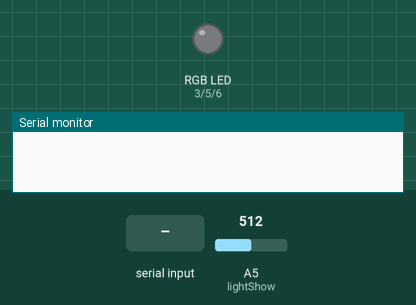
Bench run of a sketch on a simulated Arduino Uno, built with avr-gcc and run on an emulated ATmega328P. On the bench: an RGB LED mixed from three pins (HIGH = lit), the last lines printed to the serial monitor. The inputs (shaded band) are chosen by the test bench; at power-on: A5 (lightShow) = 512. Dim RGB values are drawn brighter than linear; random numbers use the default seed unless the sketch sets one.

Above: at 3.9 s.
4.0 s: "pf\n" received over Serial
7.0 s: "rgb:1\n" received over Serial
At 7.16 s:
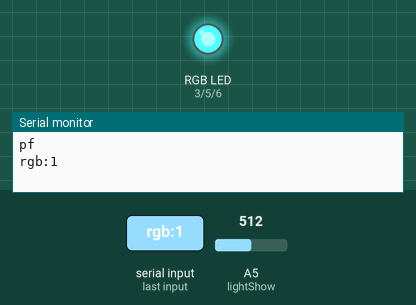
10.0 s: A5 (lightShow) set to 716
At 10.48 s:
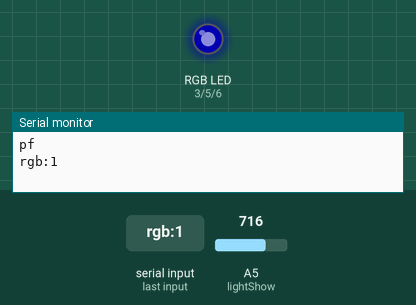
13.0 s: "df\n" received over Serial
16.0 s: "df:1\n" received over Serial
At 17.07 s:
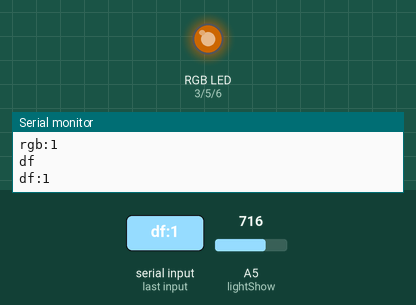
At 17.68 s:
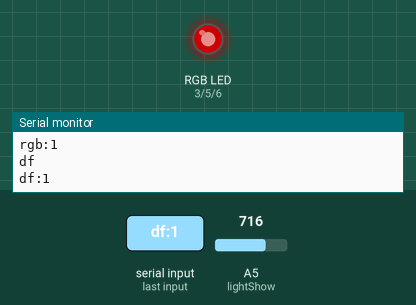
Timing chart, 0 to 18.4 s (numbered marks = the images above; inputs shaded):
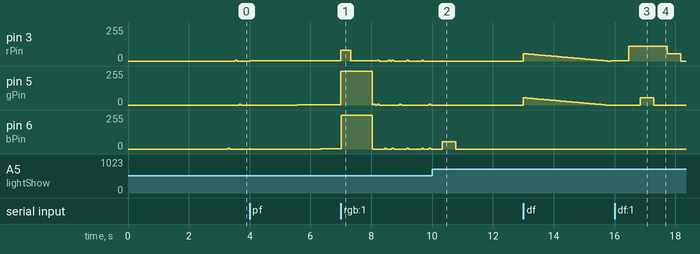

The sketch:

ArduinoRGB_2_0.ino
```cpp
//definirani pwm izlaza
const int rPin = 3,
          gPin = 5,
          bPin = 6;

//definirane vrijednosti pwm izlaza
int rInt=0, gInt=0, bInt=0,
    newrInt=0, newgInt=0, newbInt=0;

int sFS=2,
    dFS=50,dB=255,
    pFS=1500,pB=255;

int fnc=-1;

boolean rFlag=1,gFlag=1,bFlag=1;

//stringovi
String inputString = "";//string koji učita sa serijskog
String nullString = "";//string za reset
String prefixString = "";//pomoćni string
String sufixString = "";//pomoćni string
//String percentString = "%";//pomoćni string

void setRGB(bool timeout){
  fnc=0;
  while(newrInt != rInt || newgInt != gInt || newbInt != bInt){

    if(rInt < newrInt) rInt++;
    if(rInt > newrInt) rInt--;
    if(gInt < newgInt) gInt++;
    if(gInt > newgInt) gInt--;
    if(bInt < newbInt) bInt++;
    if(bInt > newbInt) bInt--;

    if(Serial.available() > 0) serialEvent();
    if(timeout)delay(sFS);

    analogWrite(rPin, rInt);
    analogWrite(gPin, gInt);
    analogWrite(bPin, bInt);
  }
}

void setup(){
  pinMode(rPin, OUTPUT);
  pinMode(gPin, OUTPUT);
  pinMode(bPin, OUTPUT);

  newrInt = 255; newgInt = 0; newbInt = 0; setRGB(1);
  newrInt = 0; newgInt = 0; newbInt = 0; setRGB(1);
  newrInt = 0; newgInt = 255; newbInt = 0; setRGB(1);
  newrInt = 0; newgInt = 0; newbInt = 0; setRGB(1);
  newrInt = 0; newgInt = 0; newbInt = 255; setRGB(1);
  newrInt = 0; newgInt = 0; newbInt = 0; setRGB(1);

  Serial.begin(9600);//serijska veza na 9600bps
  randomSeed(analogRead(0));

  lightShow();
}

void loop(){

}

void serialEvent() {
  String tempString = "";
  inputString = Serial.readStringUntil('\n');
  Serial.println(inputString);

  if(inputString.indexOf(":")>0){
    prefixString = inputString.substring(0,inputString.indexOf(':'));
    sufixString = inputString.substring(inputString.indexOf(':')+1,inputString.length());

    if(prefixString == "rgb"){
      fnc=-1;
      tempString = sufixString.substring(0,sufixString.indexOf(','));
      newrInt = tempString.toInt();
      tempString = sufixString.substring(sufixString.indexOf(',')+1,sufixString.lastIndexOf(','));
      newgInt = tempString.toInt();
      tempString = sufixString.substring(sufixString.lastIndexOf(',')+1,sufixString.length());
      newbInt = tempString.toInt();
      setRGB(1);
    }

    if(prefixString == "df"){
      tempString = sufixString.substring(0,sufixString.indexOf(','));
      dFS = tempString.toInt();
      tempString = sufixString.substring(sufixString.indexOf(',')+1,sufixString.length());
      dB = tempString.toInt();
      if(fnc!=1) dynamicRGB();
    }
    if(prefixString == "pf"){
      if(sufixString.indexOf(";")>0){
        if(sufixString.indexOf("r")>0)rFlag=1;
        else rFlag=0;
        if(sufixString.indexOf("g")>0)gFlag=1;
        else gFlag=0;
        if(sufixString.indexOf("b")>0)bFlag=1;
        else bFlag=0;
        sufixString=sufixString.substring(0,sufixString.indexOf(';'));
      }
      else{
        tempString = sufixString.substring(0,sufixString.indexOf(','));
        pFS = tempString.toInt();
        tempString = sufixString.substring(sufixString.indexOf(',')+1,sufixString.length());
        pB = tempString.toInt();
        rFlag=1;gFlag=1;bFlag=1;
      }
      if(fnc!=2) pulse();
    }
  }

  if(inputString=="df") if(fnc!=1)dynamicRGB();
  if(inputString=="ls") if(fnc!=3)lightShow();
  if(inputString=="pf") {
    rFlag=1;gFlag=1;bFlag=1;
    pFS=1500,pB=255;
    if(fnc!=2)pulse();
  }
  if(inputString=="off"){
    fnc=-1;
    newrInt = 0;
    newgInt = 0;
    newbInt = 0;
    setRGB(1);
  }

  if(inputString.startsWith("help")){
    Serial.print(F("LOL\nno help for you!\n"));
  }

  if(inputString.startsWith("pf") && inputString.indexOf(":")<0 && inputString.indexOf(";")>0){
    if(inputString.indexOf("r")>0)rFlag=1;
    else rFlag=0;
    if(inputString.indexOf("g")>0)gFlag=1;
    else gFlag=0;
    if(inputString.indexOf("b")>0)bFlag=1;
    else bFlag=0;
  }

  if(inputString.startsWith("#")){
    int tempIntArray[6];
    fnc = -1;
    for(int i=0;i<6;i++){
      int tempInt=inputString.charAt(i+1);
      if(tempInt<=57) tempIntArray[i]=tempInt - 48;
      if(tempInt>64 && tempInt<71) tempIntArray[i]=tempInt - 55;
      if(tempInt>95 && tempInt<103) tempIntArray[i]=tempInt - 87;
    }
    newrInt = tempIntArray[0]*16 + tempIntArray[1];
    newgInt = tempIntArray[2]*16 + tempIntArray[3];
    newbInt = tempIntArray[4]*16 + tempIntArray[5];
    setRGB(1);
  }
}

void dynamicRGB(){
  fnc=1;
  delay(10);
  while(rInt +  gInt  + bInt != 0){
    if(rInt != 0) rInt--;
    if(gInt != 0) gInt--;
    if(bInt != 0) bInt--;
    analogWrite(rPin, rInt);
    analogWrite(gPin, gInt);
    analogWrite(bPin, bInt);
    if (Serial.available() > 0) {break; serialEvent();}
    delay(dFS);
  }
  delay(10);
  for (rInt = 0; rInt < dB+1; rInt++){
    if (Serial.available() > 0) {break; serialEvent();}
    analogWrite(rPin, rInt);
    delay(dFS);
  }
  while (1){
    for (bInt = 0; bInt < dB+1; bInt++){
      if (Serial.available() > 0) {break; serialEvent();}
      analogWrite(bPin, bInt);
      delay(dFS);
    }
    for (rInt = dB; rInt > 0; rInt--){
      if (Serial.available() > 0) {break; serialEvent();}
      analogWrite(rPin, rInt);
      delay(dFS);
    }
    for (gInt = 0; gInt < dB+1; gInt++){
      if (Serial.available() > 0) {break; serialEvent();}
      analogWrite(gPin, gInt);
      delay(dFS);
    }
    for (bInt = dB; bInt > 0; bInt--){
      if (Serial.available() > 0) {break; serialEvent();}
      analogWrite(bPin, bInt);
      delay(dFS);
    }
    for (rInt = 0; rInt < dB+1; rInt++){
      if (Serial.available() > 0) {break; serialEvent();}
      analogWrite(rPin, rInt);
      delay(dFS);
    }
    for (gInt = dB; gInt > 0; gInt--){
      if (Serial.available() > 0) {break; serialEvent();}
      analogWrite(gPin, gInt);
      delay(dFS);
    }
    if (Serial.available() > 0) {break; serialEvent();}
  }
}

void pulse(){
  fnc=2;
  delay(10);
  while(rInt +  gInt  + bInt != 0){
    if(rInt != 0) rInt--;
    if(gInt != 0) gInt--;
    if(bInt != 0) bInt--;
    analogWrite(rPin, rInt);
    analogWrite(gPin, gInt);
    analogWrite(bPin, bInt);
    if (Serial.available() > 0) {break; serialEvent();}
    delayMicroseconds(pFS);
  }
  while(1){
    if(rFlag){
      for(rInt=0; rInt<=pB; rInt++){
        analogWrite(rPin, rInt);
        delayMicroseconds(pFS);
        if (Serial.available() > 0) {break; serialEvent();}
      }
      for(rInt=pB; rInt>0; rInt--){
        analogWrite(rPin, rInt);
        delayMicroseconds(pFS);
        if (Serial.available() > 0) {break; serialEvent();}
      }
    }
    if(gFlag){
      for(gInt=0; gInt<=pB; gInt++){
        analogWrite(gPin, gInt);
        delayMicroseconds(pFS);
        if (Serial.available() > 0) {break; serialEvent();}
      }
      for(gInt=pB; gInt>0; gInt--){
        analogWrite(gPin, gInt);
        delayMicroseconds(pFS);
        if (Serial.available() > 0) {break; serialEvent();}
      }
    }
    if(bFlag){
      for(bInt=0; bInt<=pB; bInt++){
        analogWrite(bPin, bInt);
        delayMicroseconds(pFS);
        if (Serial.available() > 0) {break; serialEvent();}
      }
      for(bInt=pB; bInt>0; bInt--){
        analogWrite(bPin, bInt);
        delayMicroseconds(pFS);
        if (Serial.available() > 0) {break; serialEvent();}
      }
    }
    if (Serial.available() > 0) {break; serialEvent();}
  }
}

void lightShow(){
  fnc=3;
  delay(10);

  newrInt = 0; newgInt = 0; newbInt = 0; setRGB(1);
  sFS=4;

  /*
  int k[3]={0,1,2},k1[3];
  int tmp1 = random(3);
  int smjer = random(2);

  k1[0]=k[tmp1];
  int j=1;
  if(smjer){
    for(int i=0;i<=2;i++){
      if(i!=tmp1){
        k1[j]=k[i]; j++;
      }
    }
  }
  else{
    for(int i=2;i>=0;i--){
      if(i!=tmp1){
        k1[j]=k[i]; j++;
      }
    }
  }

  int randArray[3];
  int tmp = random(1000);

  randArray[k1[0]] = tmp;
  if(tmp>=500) randArray[k1[1]] = random(500);
  else randArray[k1[1]] = random(500,1000);
  randArray[k1[2]] = random(1000);

  sinR = randArray[0];
  sinG = randArray[1];
  sinB = randArray[2];

  int deltaR = random(50);
  int deltaG = random(50);
  int deltaB = random(50);

  if(sinR >= 500) deltaR=-deltaR;
  if(sinG >= 500) deltaG=-deltaG;
  if(sinB >= 500) deltaB=-deltaB;
  /**/

  int colorArray[]{
  	255,0,0,
  	255,128,0,
  	255,255,0,
  	128,255,0,
  	0,255,0,
  	0,255,128,
  	0,255,255,
  	0,128,255,
  	0,0,255,
  	128,0,255,
  	255,0,255,
  	255,0,128,
  	255,128,128,
  	128,255,128,
  	128,128,255,
  	255,255,128,
  	128,255,255,
  	255,128,255,
  	255,255,255
  };

  while(1){
    int micVal = analogRead(A5);
    if(micVal > 480){
      micVal = map(micVal, 480, 1024, 0, 255);

      int i = random(19), j=i*3;
      newrInt = colorArray[j];
      newgInt = colorArray[j+1];
      newbInt = colorArray[j+2];

      newrInt = map(newrInt, 0, 255, 0, micVal);
      newgInt = map(newgInt, 0, 255, 0, micVal);
      newbInt = map(newbInt, 0, 255, 0, micVal);
      setRGB(1);

      newrInt = 0;
      newgInt = 0;
      newbInt = 0;
      setRGB(1);
    }
    if(Serial.available() > 0) break;
  }
}
```

Measured:
- after the input at 16.0 s, pin 5 (gPin): 0/255 → 55/255 after 0.84 s, → 0/255 0.44 s later
